Frame 1 (no input): blank canvas, image omitted
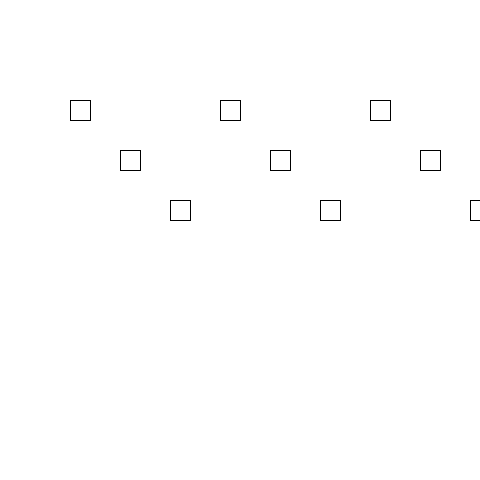
Frame 60 (the mouse pressed at the canvas centre just before this capture)
Frame 120 (the mouse held since frame 60 and released just before this capture): identical to frame 60, image omitted

The Processing sketch that drew this single still picture (run headless with seeded random() and noise(); from frame 60 on, the mouse is pressed at the canvas centre):

// Processing sketch: work2
// ── work2.pde
int x = 20;
int y=0;
int step = 0;

void setup() {
  size(480, 480);
  background(255, 255, 255);
  frameRate(5);
}

void draw() {
  x = x + 50;
  step=step%3;
  step=step+1;
  //This is same as"step=step%3+1;"
  y=step*50+50;
  rect(x, y, 20, 20);
}
